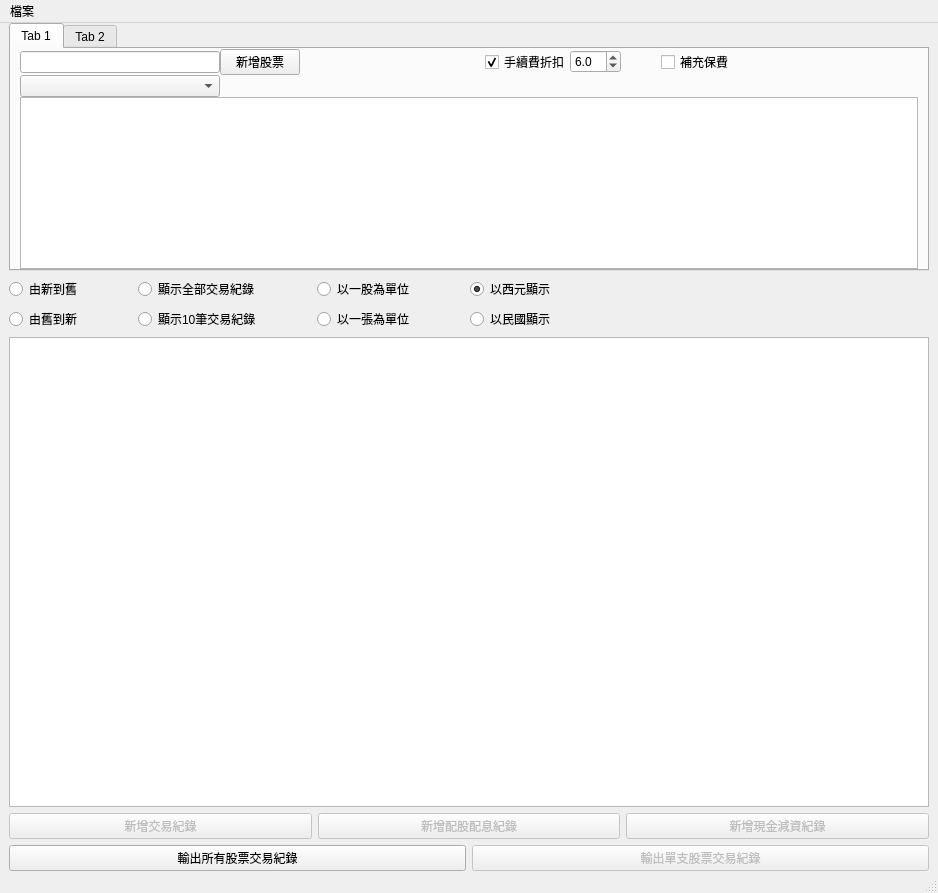
<?xml version="1.0" encoding="UTF-8"?>
<ui version="4.0">
 <class>MainWindow</class>
 <widget class="QMainWindow" name="MainWindow">
  <property name="geometry">
   <rect>
    <x>0</x>
    <y>0</y>
    <width>938</width>
    <height>893</height>
   </rect>
  </property>
  <property name="windowTitle">
   <string>MainWindow</string>
  </property>
  <widget class="QWidget" name="centralwidget">
   <layout class="QVBoxLayout" name="verticalLayout">
    <property name="topMargin">
     <number>0</number>
    </property>
    <property name="bottomMargin">
     <number>0</number>
    </property>
    <item>
     <widget class="QTabWidget" name="qtTabWidget">
      <widget class="QWidget" name="tab">
       <attribute name="title">
        <string>Tab 1</string>
       </attribute>
       <layout class="QVBoxLayout" name="verticalLayout_6">
        <property name="spacing">
         <number>0</number>
        </property>
        <property name="topMargin">
         <number>0</number>
        </property>
        <property name="bottomMargin">
         <number>0</number>
        </property>
        <item>
         <layout class="QHBoxLayout" name="horizontalLayout">
          <item>
           <widget class="QLineEdit" name="qtStockInputLineEdit">
            <property name="sizePolicy">
             <sizepolicy hsizetype="Maximum" vsizetype="Fixed">
              <horstretch>0</horstretch>
              <verstretch>0</verstretch>
             </sizepolicy>
            </property>
            <property name="minimumSize">
             <size>
              <width>200</width>
              <height>0</height>
             </size>
            </property>
            <property name="maximumSize">
             <size>
              <width>200</width>
              <height>16777215</height>
             </size>
            </property>
           </widget>
          </item>
          <item>
           <widget class="QPushButton" name="qtAddStockPushButton">
            <property name="maximumSize">
             <size>
              <width>100</width>
              <height>16777215</height>
             </size>
            </property>
            <property name="text">
             <string>新增股票</string>
            </property>
           </widget>
          </item>
          <item>
           <spacer name="horizontalSpacer_6">
            <property name="orientation">
             <enum>Qt::Horizontal</enum>
            </property>
            <property name="sizeHint" stdset="0">
             <size>
              <width>40</width>
              <height>20</height>
             </size>
            </property>
           </spacer>
          </item>
          <item>
           <widget class="QCheckBox" name="qtDiscountCheckBox">
            <property name="text">
             <string>手續費折扣</string>
            </property>
            <property name="checked">
             <bool>true</bool>
            </property>
           </widget>
          </item>
          <item>
           <widget class="QDoubleSpinBox" name="qtDiscountRateDoubleSpinBox">
            <property name="enabled">
             <bool>true</bool>
            </property>
            <property name="decimals">
             <number>1</number>
            </property>
            <property name="maximum">
             <double>10.000000000000000</double>
            </property>
            <property name="singleStep">
             <double>0.500000000000000</double>
            </property>
            <property name="value">
             <double>6.000000000000000</double>
            </property>
           </widget>
          </item>
          <item>
           <spacer name="horizontalSpacer">
            <property name="orientation">
             <enum>Qt::Horizontal</enum>
            </property>
            <property name="sizeType">
             <enum>QSizePolicy::Minimum</enum>
            </property>
            <property name="sizeHint" stdset="0">
             <size>
              <width>40</width>
              <height>20</height>
             </size>
            </property>
           </spacer>
          </item>
          <item>
           <widget class="QCheckBox" name="qtExtraInsuranceFeeCheckBox">
            <property name="text">
             <string>補充保費</string>
            </property>
           </widget>
          </item>
          <item>
           <spacer name="horizontalSpacer_2">
            <property name="orientation">
             <enum>Qt::Horizontal</enum>
            </property>
            <property name="sizeHint" stdset="0">
             <size>
              <width>40</width>
              <height>20</height>
             </size>
            </property>
           </spacer>
          </item>
         </layout>
        </item>
        <item>
         <layout class="QHBoxLayout" name="horizontalLayout_6">
          <property name="spacing">
           <number>0</number>
          </property>
          <item>
           <widget class="QComboBox" name="qtStockSelectComboBox">
            <property name="minimumSize">
             <size>
              <width>200</width>
              <height>0</height>
             </size>
            </property>
           </widget>
          </item>
          <item>
           <spacer name="horizontalSpacer_5">
            <property name="orientation">
             <enum>Qt::Horizontal</enum>
            </property>
            <property name="sizeHint" stdset="0">
             <size>
              <width>40</width>
              <height>0</height>
             </size>
            </property>
           </spacer>
          </item>
         </layout>
        </item>
        <item>
         <layout class="QHBoxLayout" name="horizontalLayout_2">
          <item>
           <widget class="QTableView" name="qtStockListTableView">
            <property name="minimumSize">
             <size>
              <width>0</width>
              <height>100</height>
             </size>
            </property>
           </widget>
          </item>
         </layout>
        </item>
       </layout>
      </widget>
      <widget class="QWidget" name="tab_2">
       <attribute name="title">
        <string>Tab 2</string>
       </attribute>
      </widget>
     </widget>
    </item>
    <item>
     <layout class="QHBoxLayout" name="horizontalLayout_4">
      <item>
       <layout class="QVBoxLayout" name="verticalLayout_4">
        <item>
         <widget class="QRadioButton" name="qtFromNewToOldRadioButton">
          <property name="text">
           <string>由新到舊</string>
          </property>
          <property name="checked">
           <bool>true</bool>
          </property>
         </widget>
        </item>
        <item>
         <widget class="QRadioButton" name="qtFromOldToNewRadioButton">
          <property name="text">
           <string>由舊到新</string>
          </property>
         </widget>
        </item>
       </layout>
      </item>
      <item>
       <spacer name="horizontalSpacer_4">
        <property name="orientation">
         <enum>Qt::Horizontal</enum>
        </property>
        <property name="sizeType">
         <enum>QSizePolicy::Minimum</enum>
        </property>
        <property name="sizeHint" stdset="0">
         <size>
          <width>50</width>
          <height>20</height>
         </size>
        </property>
       </spacer>
      </item>
      <item>
       <layout class="QVBoxLayout" name="verticalLayout_3">
        <item>
         <widget class="QRadioButton" name="qtShowAllRadioButton">
          <property name="text">
           <string>顯示全部交易紀錄</string>
          </property>
          <property name="checked">
           <bool>true</bool>
          </property>
         </widget>
        </item>
        <item>
         <widget class="QRadioButton" name="qtShow10RadioButton">
          <property name="text">
           <string>顯示10筆交易紀錄</string>
          </property>
         </widget>
        </item>
       </layout>
      </item>
      <item>
       <spacer name="horizontalSpacer_7">
        <property name="orientation">
         <enum>Qt::Horizontal</enum>
        </property>
        <property name="sizeType">
         <enum>QSizePolicy::Minimum</enum>
        </property>
        <property name="sizeHint" stdset="0">
         <size>
          <width>50</width>
          <height>20</height>
         </size>
        </property>
       </spacer>
      </item>
      <item>
       <layout class="QVBoxLayout" name="verticalLayout_2">
        <item>
         <widget class="QRadioButton" name="qtShow1StockRadioButton">
          <property name="text">
           <string>以一股為單位</string>
          </property>
          <property name="checked">
           <bool>true</bool>
          </property>
         </widget>
        </item>
        <item>
         <widget class="QRadioButton" name="qtShow1000StockRadioButton">
          <property name="text">
           <string>以一張為單位</string>
          </property>
         </widget>
        </item>
       </layout>
      </item>
      <item>
       <spacer name="horizontalSpacer_8">
        <property name="orientation">
         <enum>Qt::Horizontal</enum>
        </property>
        <property name="sizeType">
         <enum>QSizePolicy::Minimum</enum>
        </property>
        <property name="sizeHint" stdset="0">
         <size>
          <width>50</width>
          <height>20</height>
         </size>
        </property>
       </spacer>
      </item>
      <item>
       <layout class="QVBoxLayout" name="verticalLayout_5">
        <item>
         <widget class="QRadioButton" name="qtADYearRadioButton">
          <property name="text">
           <string>以西元顯示</string>
          </property>
          <property name="checked">
           <bool>true</bool>
          </property>
         </widget>
        </item>
        <item>
         <widget class="QRadioButton" name="qtROCYearRadioButton">
          <property name="text">
           <string>以民國顯示</string>
          </property>
         </widget>
        </item>
       </layout>
      </item>
      <item>
       <spacer name="horizontalSpacer_3">
        <property name="orientation">
         <enum>Qt::Horizontal</enum>
        </property>
        <property name="sizeHint" stdset="0">
         <size>
          <width>40</width>
          <height>20</height>
         </size>
        </property>
       </spacer>
      </item>
     </layout>
    </item>
    <item>
     <widget class="QTableView" name="qtTradingDataTableView">
      <property name="minimumSize">
       <size>
        <width>0</width>
        <height>470</height>
       </size>
      </property>
      <attribute name="verticalHeaderMinimumSectionSize">
       <number>15</number>
      </attribute>
     </widget>
    </item>
    <item>
     <layout class="QHBoxLayout" name="horizontalLayout_3">
      <item>
       <widget class="QPushButton" name="qtAddTradingDataPushButton">
        <property name="enabled">
         <bool>false</bool>
        </property>
        <property name="text">
         <string>新增交易紀錄</string>
        </property>
       </widget>
      </item>
      <item>
       <widget class="QPushButton" name="qtAddDividendDataPushButton">
        <property name="enabled">
         <bool>false</bool>
        </property>
        <property name="text">
         <string>新增配股配息紀錄</string>
        </property>
       </widget>
      </item>
      <item>
       <widget class="QPushButton" name="qtAddCapitalReductionDataPushButton">
        <property name="enabled">
         <bool>false</bool>
        </property>
        <property name="text">
         <string>新增現金減資紀錄</string>
        </property>
       </widget>
      </item>
     </layout>
    </item>
    <item>
     <layout class="QHBoxLayout" name="horizontalLayout_5">
      <item>
       <widget class="QPushButton" name="qtExportAllStockTradingDataPushButton">
        <property name="enabled">
         <bool>true</bool>
        </property>
        <property name="text">
         <string>輸出所有股票交易紀錄</string>
        </property>
       </widget>
      </item>
      <item>
       <widget class="QPushButton" name="qtExportSelectedStockTradingDataPushButton">
        <property name="enabled">
         <bool>false</bool>
        </property>
        <property name="text">
         <string>輸出單支股票交易紀錄</string>
        </property>
       </widget>
      </item>
     </layout>
    </item>
   </layout>
  </widget>
  <widget class="QMenuBar" name="menubar">
   <property name="geometry">
    <rect>
     <x>0</x>
     <y>0</y>
     <width>938</width>
     <height>21</height>
    </rect>
   </property>
   <widget class="QMenu" name="menu">
    <property name="title">
     <string>檔案</string>
    </property>
    <addaction name="qtActionImport"/>
    <addaction name="qtActionExport"/>
   </widget>
   <addaction name="menu"/>
  </widget>
  <widget class="QStatusBar" name="statusbar"/>
  <action name="qtActionImport">
   <property name="text">
    <string>匯入</string>
   </property>
  </action>
  <action name="qtActionExport">
   <property name="text">
    <string>匯出</string>
   </property>
  </action>
 </widget>
 <resources/>
 <connections/>
</ui>
